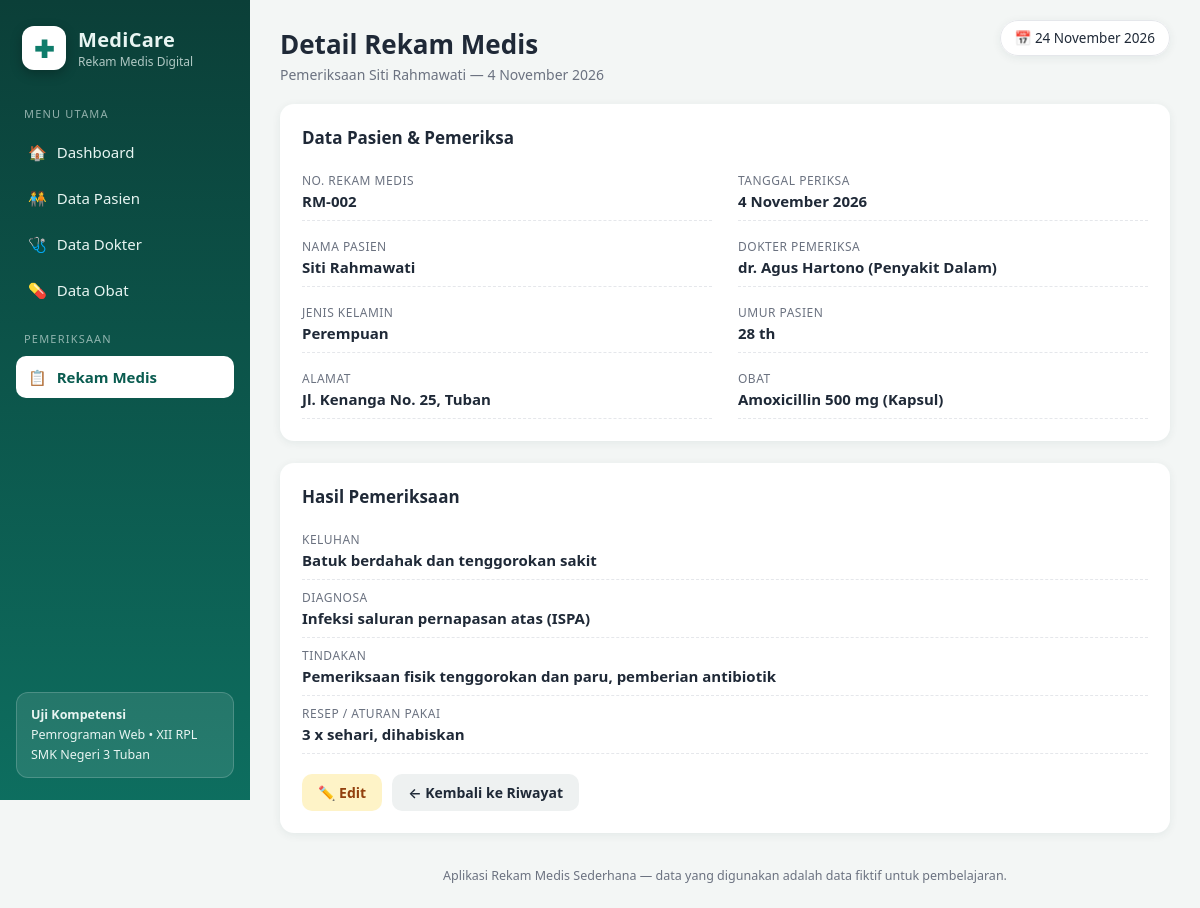
The app's page /rekam_detail.php?id=2 with its own data.
### tables this page shows
CREATE TABLE IF NOT EXISTS rekam_medis (
    id_rekam        INT          NOT NULL AUTO_INCREMENT,
    id_pasien       INT          NOT NULL,
    id_dokter       INT          NOT NULL,
    id_obat         INT          NOT NULL,
    tanggal_periksa DATE         NOT NULL,
    keluhan         TEXT,
    diagnosa        TEXT,
    tindakan        TEXT,
    resep           VARCHAR(100),
    PRIMARY KEY (id_rekam),
    CONSTRAINT fk_rekam_pasien
        FOREIGN KEY (id_pasien) REFERENCES pasien (id_pasien)
        ON DELETE RESTRICT ON UPDATE CASCADE,
    CONSTRAINT fk_rekam_dokter
        FOREIGN KEY (id_dokter) REFERENCES dokter (id_dokter)
        ON DELETE RESTRICT ON UPDATE CASCADE,
    CONSTRAINT fk_rekam_obat
        FOREIGN KEY (id_obat) REFERENCES obat (id_obat)
        ON DELETE RESTRICT ON UPDATE CASCADE
);

CREATE TABLE IF NOT EXISTS pasien (
    id_pasien     INT          NOT NULL AUTO_INCREMENT,
    no_rm         VARCHAR(20)  NOT NULL,
    nama_pasien   VARCHAR(100) NOT NULL,
    jenis_kelamin ENUM('L','P') NOT NULL,
    tanggal_lahir DATE         NOT NULL,
    alamat        TEXT,
    PRIMARY KEY (id_pasien),
    UNIQUE KEY uq_pasien_no_rm (no_rm)
);

CREATE TABLE IF NOT EXISTS dokter (
    id_dokter    INT          NOT NULL AUTO_INCREMENT,
    nama_dokter  VARCHAR(100) NOT NULL,
    spesialisasi VARCHAR(50)  NOT NULL,
    PRIMARY KEY (id_dokter)
);

CREATE TABLE IF NOT EXISTS obat (
    id_obat   INT          NOT NULL AUTO_INCREMENT,
    nama_obat VARCHAR(100) NOT NULL,
    satuan    VARCHAR(30)  NOT NULL,
    stok      INT          NOT NULL DEFAULT 0,
    PRIMARY KEY (id_obat)
);

### koneksi.php (called while the page is built, shortened)
<?php
function e($nilai)
{
    return htmlspecialchars((string) $nilai, ENT_QUOTES, 'UTF-8');
}
function tgl_indo($tanggal)
{
    $bulan = [1 => 'Januari', 'Februari', 'Maret', 'April', 'Mei', 'Juni',
              'Juli', 'Agustus', 'September', 'Oktober', 'November', 'Desember'];
    $pecah = explode('-', $tanggal);
    return (int) $pecah[2] . ' ' . $bulan[(int) $pecah[1]] . ' ' . $pecah[0];
}
function hitung_umur($tanggal_lahir)
{
    $lahir = new DateTime($tanggal_lahir);
    $umur  = $lahir->diff(new DateTime('today'))->y;
    return $umur . ' th';
}

### rekam_detail.php (the view, shortened to what this page needs)
<?php
require_once 'koneksi.php';
$id = (int) ($_GET['id'] ?? 0);
$stmt = mysqli_prepare($koneksi,
    "SELECT rm.*, p.no_rm, p.nama_pasien, p.jenis_kelamin, p.tanggal_lahir, p.alamat,
            d.nama_dokter, d.spesialisasi, o.nama_obat, o.satuan
     FROM rekam_medis rm
     JOIN pasien p ON p.id_pasien = rm.id_pasien
     JOIN dokter d ON d.id_dokter = rm.id_dokter
     JOIN obat   o ON o.id_obat   = rm.id_obat
     WHERE rm.id_rekam = ?");
mysqli_stmt_bind_param($stmt, 'i', $id);
mysqli_stmt_execute($stmt);
$r = mysqli_fetch_assoc(mysqli_stmt_get_result($stmt));
$judul    = 'Detail Rekam Medis';
$subjudul = 'Pemeriksaan ' . $r['nama_pasien'] . ' — ' . tgl_indo($r['tanggal_periksa']);
require_once 'includes/header.php';
?>
<div class="kartu">
    <div class="kartu-judul">Data Pasien &amp; Pemeriksa</div>
    <div class="detail-grid">
        <div class="detail-item"><div class="dt-label">No. Rekam Medis</div><div class="dt-nilai"><?= e($r['no_rm']) ?></div></div>
        <div class="detail-item"><div class="dt-label">Tanggal Periksa</div><div class="dt-nilai"><?= tgl_indo($r['tanggal_periksa']) ?></div></div>
        <div class="detail-item"><div class="dt-label">Nama Pasien</div><div class="dt-nilai"><?= e($r['nama_pasien']) ?></div></div>
        <div class="detail-item"><div class="dt-label">Dokter Pemeriksa</div><div class="dt-nilai"><?= e($r['nama_dokter']) ?> (<?= e($r['spesialisasi']) ?>)</div></div>
        <div class="detail-item"><div class="dt-label">Jenis Kelamin</div><div class="dt-nilai"><?= $r['jenis_kelamin'] === 'L' ? 'Laki-laki' : 'Perempuan' ?></div></div>
        <div class="detail-item"><div class="dt-label">Umur Pasien</div><div class="dt-nilai"><?= hitung_umur($r['tanggal_lahir']) ?></div></div>
        <div class="detail-item"><div class="dt-label">Alamat</div><div class="dt-nilai"><?= e($r['alamat']) ?></div></div>
        <div class="detail-item"><div class="dt-label">Obat</div><div class="dt-nilai"><?= e($r['nama_obat']) ?> (<?= e($r['satuan']) ?>)</div></div>
    </div>
</div>
<div class="kartu">
    <div class="kartu-judul">Hasil Pemeriksaan</div>
    <div class="detail-item"><div class="dt-label">Keluhan</div><div class="dt-nilai detail-teks"><?= e($r['keluhan']) ?></div></div>
    <div class="detail-item"><div class="dt-label">Diagnosa</div><div class="dt-nilai detail-teks"><?= e($r['diagnosa']) ?></div></div>
    <div class="detail-item"><div class="dt-label">Tindakan</div><div class="dt-nilai detail-teks"><?= e($r['tindakan']) ?></div></div>
    <div class="detail-item"><div class="dt-label">Resep / Aturan Pakai</div><div class="dt-nilai detail-teks"><?= e($r['resep']) ?></div></div>
    <div class="form-aksi">
        <a class="btn btn-edit" href="rekam_edit.php?id=<?= (int) $r['id_rekam'] ?>">✏️ Edit</a>
        <a class="btn btn-abu" href="rekam_medis.php">← Kembali ke Riwayat</a>
    </div>
</div>
<?php require_once 'includes/footer.php'; ?>

### includes/header.php (shortened to what this page needs)
<?php
$halaman_aktif = basename($_SERVER['PHP_SELF']);
function nav_aktif($file, $halaman_aktif)
{
    $peta = [
        'pasien.php'      => ['pasien.php', 'pasien_tambah.php', 'pasien_edit.php', 'pasien_detail.php'],
        'dokter.php'      => ['dokter.php', 'dokter_tambah.php', 'dokter_edit.php'],
        'obat.php'        => ['obat.php', 'obat_tambah.php', 'obat_edit.php'],
        'rekam_medis.php' => ['rekam_medis.php', 'rekam_tambah.php', 'rekam_edit.php', 'rekam_detail.php'],
    ];
    $grup = $peta[$file] ?? [$file];
    return in_array($halaman_aktif, $grup, true) ? ' class="aktif"' : '';
}
?>
<!DOCTYPE html>
<html lang="id">
<head>
    <link rel="stylesheet" href="assets/css/style.css">
</head>
<body>
<div class="layout">
    <aside class="sidebar">
        <div class="brand">
            <div class="brand-logo">✚</div>
            <div>
                <div class="brand-nama">MediCare</div>
                <div class="brand-sub">Rekam Medis Digital</div>
            </div>
        </div>
        <nav class="menu">
            <div class="menu-judul">Menu Utama</div>
            <a href="index.php"<?= nav_aktif('index.php', $halaman_aktif) ?>>🏠 <span>Dashboard</span></a>
            <a href="pasien.php"<?= nav_aktif('pasien.php', $halaman_aktif) ?>>🧑‍🤝‍🧑 <span>Data Pasien</span></a>
            <a href="dokter.php"<?= nav_aktif('dokter.php', $halaman_aktif) ?>>🩺 <span>Data Dokter</span></a>
            <a href="obat.php"<?= nav_aktif('obat.php', $halaman_aktif) ?>>💊 <span>Data Obat</span></a>
            <div class="menu-judul">Pemeriksaan</div>
            <a href="rekam_medis.php"<?= nav_aktif('rekam_medis.php', $halaman_aktif) ?>>📋 <span>Rekam Medis</span></a>
        </nav>
        <div class="sidebar-bawah">
            <div class="kartu-info">
                <b>Uji Kompetensi</b><br>
                Pemrograman Web &bull; XII RPL<br>
                SMK Negeri 3 Tuban
            </div>
        </div>
    </aside>
    <main class="konten">
        <header class="topbar">
            <div>
                <h1><?= e($judul ?? 'Dashboard') ?></h1>
                <p class="topbar-sub"><?= e($subjudul ?? 'Aplikasi Rekam Medis Sederhana') ?></p>
            </div>
            <div class="topbar-kanan">
                <span class="badge-tanggal">📅 <?= tgl_indo(date('Y-m-d')) ?></span>
            </div>
        </header>

### assets/css/style.css (style rules this page uses)
:root { --teal: #0e7c6b; --teal-gelap: #0a5c50; --teal-muda: #e6f4f1; --biru: #2563eb; --ungu: #7c3aed; --oranye: #ea8a00; --merah: #dc2626; --teks: #1f2937; --teks-redup: #6b7280; --garis: #e5e7eb; --latar: #f3f6f5; --radius: 14px; --bayang: 0 2px 10px rgba(16, 60, 52, .07); }
* { margin: 0; padding: 0; box-sizing: border-box; }
body { font-family: "Segoe UI", system-ui, -apple-system, Arial, sans-serif; background: var(--latar); color: var(--teks); }
a { text-decoration: none; }
.layout { display: flex; min-height: 100vh; }
.sidebar { width: 250px; flex-shrink: 0; background: linear-gradient(180deg, #0b3f38 0%, #0e7c6b 130%); color: #e8f5f2; display: flex; flex-direction: column; padding: 22px 16px; position: sticky; top: 0; height: 100vh; }
.brand { display: flex; align-items: center; gap: 12px; padding: 4px 6px 20px; }
.brand-logo { width: 44px; height: 44px; border-radius: 12px; background: #ffffff; color: var(--teal); display: flex; align-items: center; justify-content: center; font-size: 24px; font-weight: 800; box-shadow: 0 4px 12px rgba(0,0,0,.25); }
.brand-nama { font-size: 20px; font-weight: 800; letter-spacing: .3px; }
.brand-sub { font-size: 12px; opacity: .75; }
.menu { display: flex; flex-direction: column; gap: 4px; }
.menu-judul { font-size: 11px; text-transform: uppercase; letter-spacing: 1.2px; opacity: .6; margin: 16px 8px 6px; }
.menu a { color: #e8f5f2; padding: 11px 12px; border-radius: 10px; display: flex; align-items: center; gap: 10px; font-size: 15px; transition: background .15s ease, transform .15s ease; }
.menu a.aktif { background: #ffffff; color: var(--teal-gelap); font-weight: 700; }
.sidebar-bawah { margin-top: auto; }
.kartu-info { background: rgba(255,255,255,.10); border: 1px solid rgba(255,255,255,.18); border-radius: 12px; padding: 12px 14px; font-size: 12.5px; line-height: 1.6; }
.konten { flex: 1; padding: 26px 30px 18px; min-width: 0; }
.topbar { display: flex; justify-content: space-between; align-items: flex-start; gap: 16px; margin-bottom: 20px; flex-wrap: wrap; }
.topbar h1 { font-size: 26px; font-weight: 800; }
.topbar-sub { color: var(--teks-redup); margin-top: 3px; font-size: 14px; }
.badge-tanggal { background: #fff; border: 1px solid var(--garis); border-radius: 999px; padding: 8px 14px; font-size: 13.5px; box-shadow: var(--bayang); }
.kartu { background: #fff; border-radius: var(--radius); box-shadow: var(--bayang); padding: 22px; margin-bottom: 22px; }
.kartu-judul { font-size: 17px; font-weight: 700; margin-bottom: 14px; }
.btn { display: inline-flex; align-items: center; gap: 6px; padding: 9px 16px; border-radius: 10px; border: none; cursor: pointer; font-size: 14px; font-weight: 600; font-family: inherit; transition: filter .15s ease, transform .1s ease; }
.btn-abu { background: #eef1f1; color: var(--teks); }
.btn-edit { background: #fef3c7; color: #92400e; }
.form-aksi { margin-top: 20px; display: flex; gap: 10px; flex-wrap: wrap; }
.detail-grid { display: grid; grid-template-columns: 1fr 1fr; gap: 8px 26px; }
.detail-item { padding: 9px 0; border-bottom: 1px dashed var(--garis); }
.detail-item .dt-label { font-size: 12px; text-transform: uppercase; letter-spacing: .5px; color: var(--teks-redup); }
.detail-item .dt-nilai { font-size: 15px; font-weight: 600; margin-top: 2px; }
.detail-teks { white-space: pre-wrap; font-weight: 500; }

### records on screen
rekam_medis: subjudul "Pemeriksaan Siti Rahmawati — 4 November 2026", id_pasien.no_rm "RM-002", tanggal_periksa "4 November 2026", id_pasien.nama_pasien "Siti Rahmawati", id_dokter.nama_dokter "dr. Agus Hartono", id_dokter.spesialisasi "Penyakit Dalam", id_pasien.tanggal_lahir "28 th", id_pasien.alamat "Jl. Kenanga No. 25, Tuban", id_obat.nama_obat "Amoxicillin 500 mg", id_obat.satuan "Kapsul", keluhan "Batuk berdahak dan tenggorokan sakit", diagnosa "Infeksi saluran pernapasan atas (ISPA)", tindakan "Pemeriksaan fisik tenggorokan dan paru, pemberian antibiotik", resep "3 x sehari, dihabiskan"

### other values on screen
$judul "Detail Rekam Medis"
